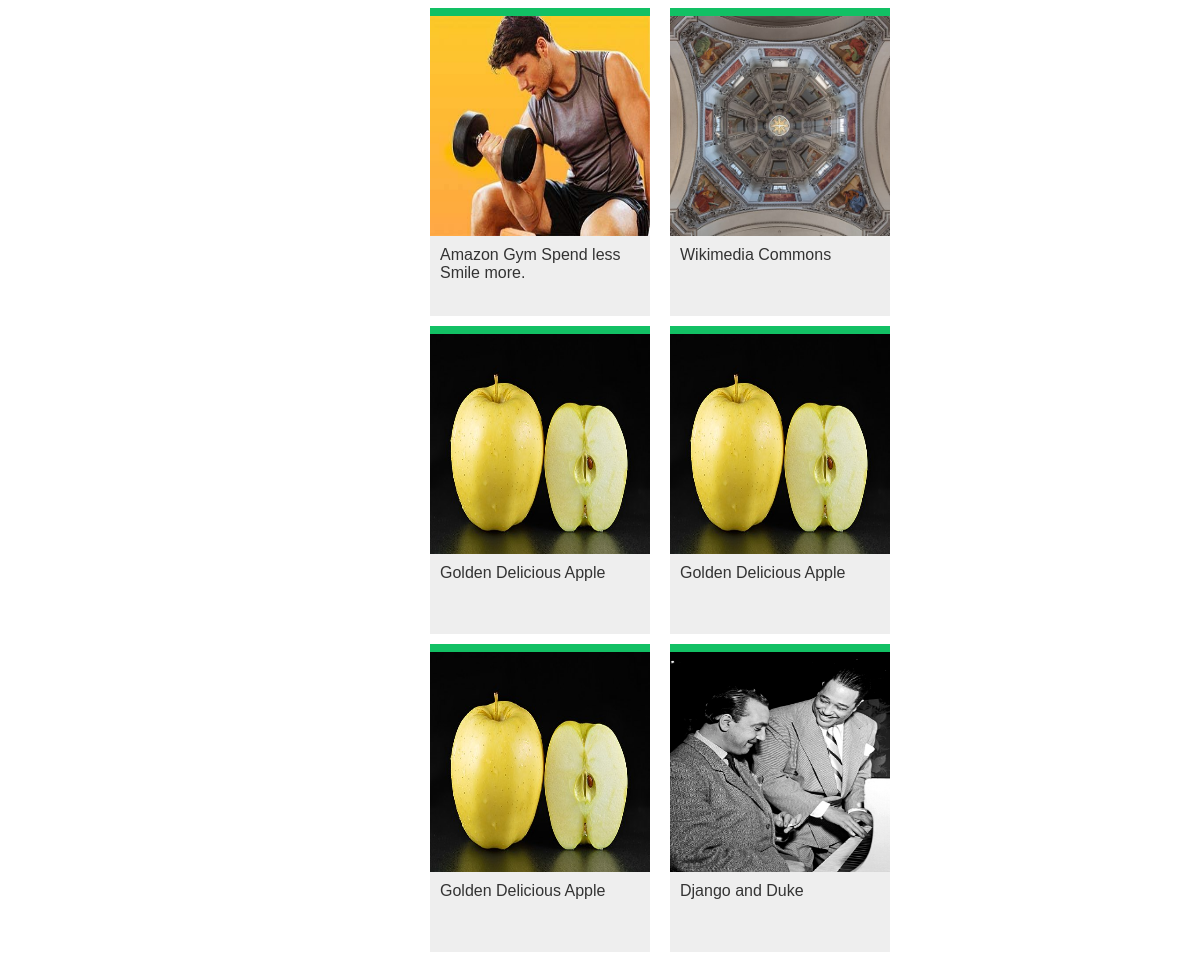
The page /account/user/admin/ (signed in, lower part) on the database as committed earlier.
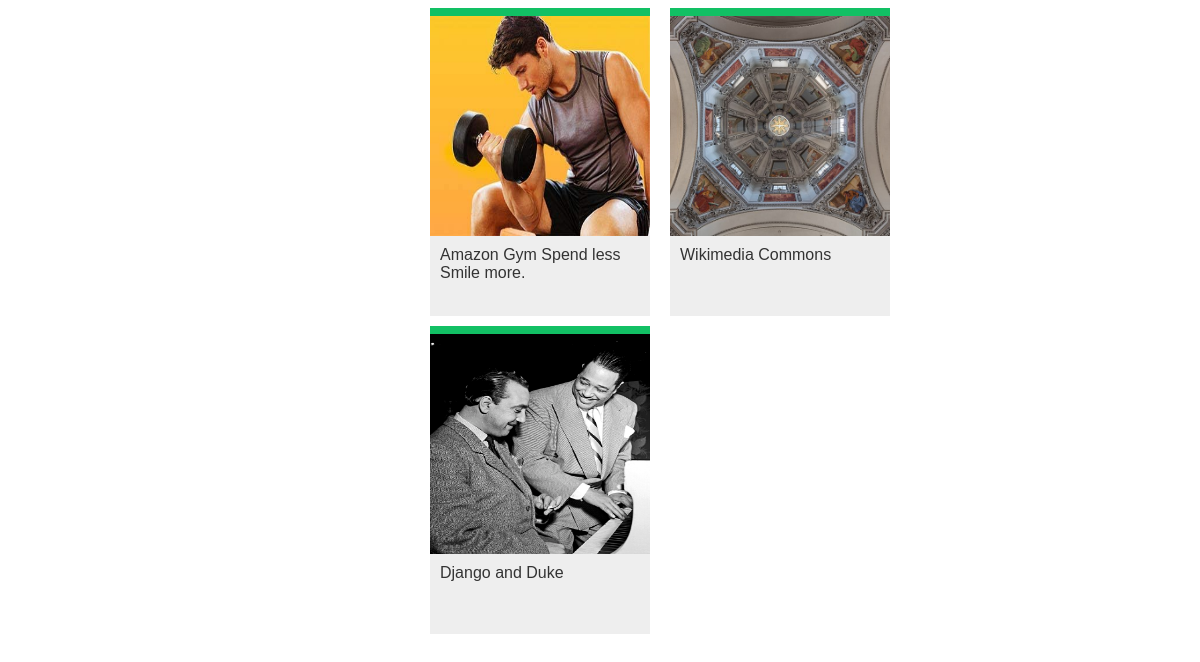
The same page on the database as committed later.
### images/models.py (models this page shows, shortened)
class Image(models.Model):
    user= models.ForeignKey(settings.AUTH_USER_MODEL, related_name='images_created', on_delete=models.CASCADE)
    title= models.TextField(max_length=200)
    slug= models.SlugField(max_length=200, blank=True)
    url= models.URLField(max_length=2000)
    image= models.ImageField(upload_to='images/%Y/%m/%d')
    description= models.TextField(blank=True)
    created= models.DateField(auto_now_add=True)
    users_like= models.ManyToManyField(settings.AUTH_USER_MODEL, related_name='images_liked', blank=True)
    def get_absolute_url(self):
        return reverse('images:detail', args= [self.id, self.slug])
    class Meta:
        indexes= [
            models.Index(fields=['-created'],)
        ]
        ordering= ['-created']

### account/views.py (the view)
# urls.py: path('user/<username>/',views.user_detail, name= 'user_detail'),
@login_required
def user_detail(request, username):
    user= get_object_or_404(User,
                             username=username,
                             is_active=True)
    return render(request,
                  'account/user/detail.html',
                  {'section':'people',
                   'user': user})

### account/templates/account/user/detail.html (shortened to what this page needs)
{% extends "base.html" %}
{% load thumbnail %}
{% block content %}
  {% with total_followers=user.followers.count %}
    <div id="image-list" class="image-container">
      {% include "images/image/list_images.html" with images=user.images_created.all %}
    </div>
  {% endwith %}
{% endblock %}

### images/templates/images/image/list_images.html
{% load thumbnail %}
{% for image in images %}
  <div class="image">
    <a href="{{ image.get_absolute_url }}">
      {% thumbnail image.image 300x300 crop="smart" as im %}
      <a href="{{ image.get_absolute_url }}">
        <img src="{{ im.url }}">
      </a>
    </a>
    <div class="info">
      <a href="{{ image.get_absolute_url }}" class="title">
        {{ image.title }}
      </a>
    </div>
  </div>
{% endfor %}

Rows that differ between the two databases and show on the page:
removed Image: title "Golden Delicious Apple"
removed Image: title "Golden Delicious Apple"
removed Image: title "Golden Delicious Apple"
